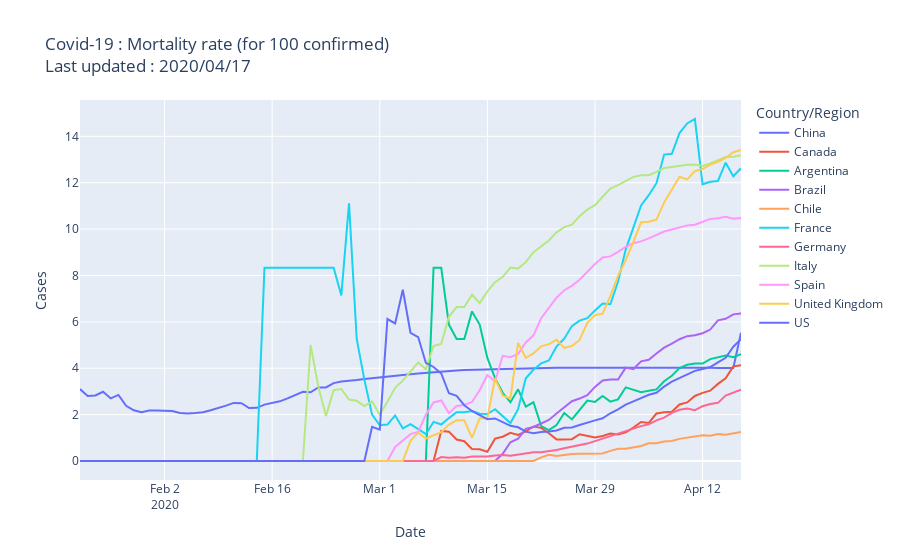

This figure's notebook cell:
### Code cell
#death_rate.plot(title = title)
plot_with_plotly(death_rate,meta)
